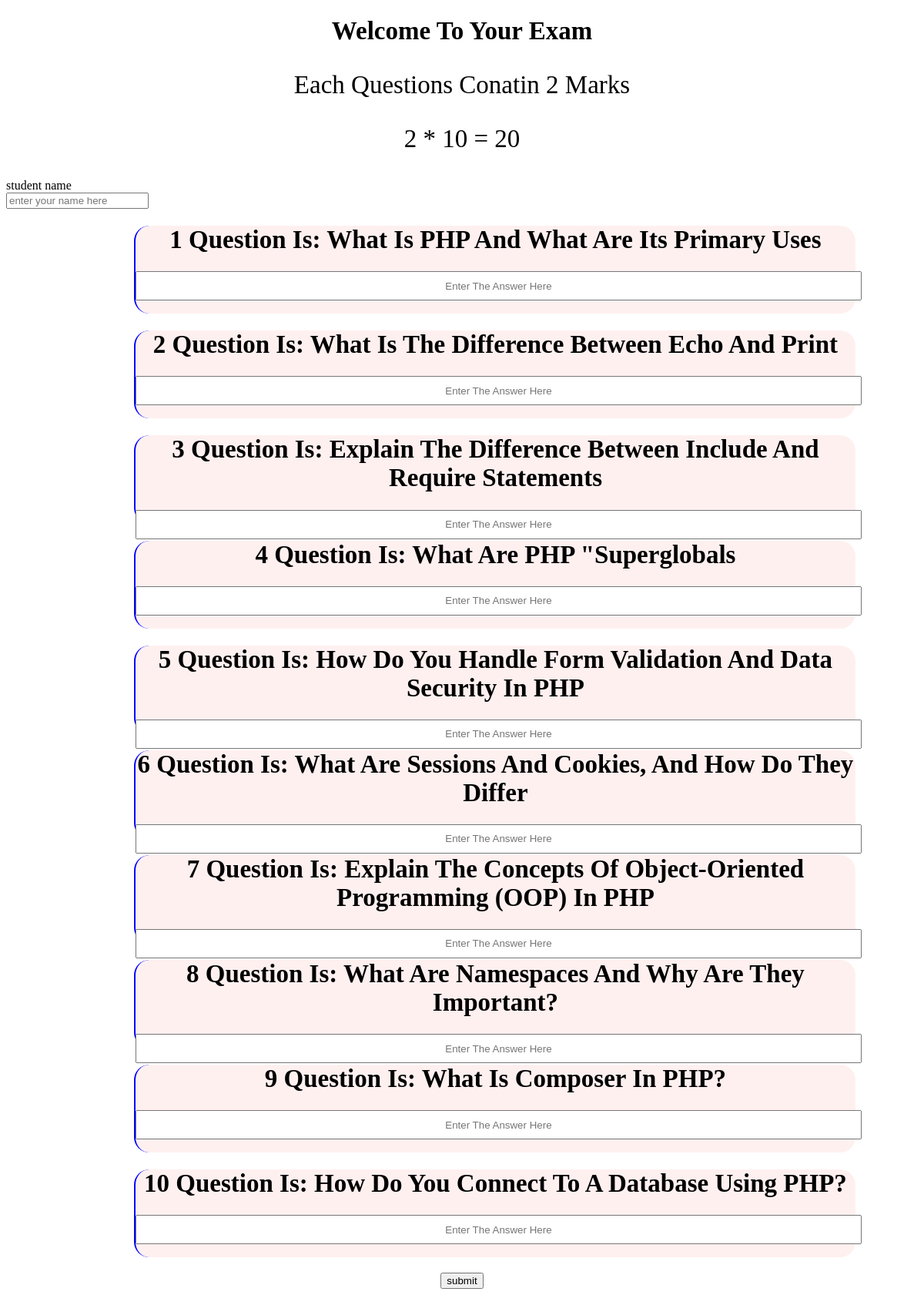
The app's page /exam_question.php with its own data.
### tables this page shows
CREATE TABLE `exam` (
  `id` int(11) NOT NULL,
  `question_1` varchar(255) NOT NULL,
  `question_2` varchar(255) NOT NULL,
  `question_3` varchar(255) NOT NULL,
  `question_4` varchar(255) NOT NULL,
  `question_5` varchar(255) NOT NULL,
  `question_6` varchar(255) NOT NULL,
  `question_7` varchar(255) NOT NULL,
  `question_8` varchar(255) NOT NULL,
  `question_9` varchar(255) NOT NULL,
  `question_10` varchar(255) NOT NULL,
  `created_at` timestamp NOT NULL DEFAULT current_timestamp()
);

### tempphp1.php (called while the page is built, shortened)
<?php
$conn    = mysqli_connect("localhost","root","","school");
$sql = "SELECT *  FROM exam";
$result = mysqli_query($conn,$sql);
$row =  mysqli_fetch_assoc($result)
?>

### exam_question.php (the view, shortened to what this page needs)
<!DOCTYPE html>
<html lang="en">
<head>
</head>
<body>
    <h1>
        welcome to your exam
    </h1>
    <p>each questions conatin 2 marks </p>
    <p> 2 * 10 = 20</p>
<label for="">student name</label>
<?php
echo "<form action='phptemp2.php' method='POST'>";
echo "<input type='text' name='student_id' id='student_name' placeholder='enter your name here' required>";
for($i =1;$i<=10;$i++){
    include "tempphp1.php";
    echo "<div class='question'>";
    echo "<h1>$i question is: " . $row["question_$i"] ."</h1>";
    echo "<input type='text' name='answer_$i' id='hh' placeholder='enter the answer here'>";
    echo "</div>";
}
echo "<div style='text-align:center;margin-top:20px;'><button type='submit'>submit</button></div>";
echo "</form>";
?>
</body>
</html>

### exam_question.php (style rules this page uses)
h1,p { font-size: 33px; text-align: center; text-transform: capitalize; }
#hh { display: flex; justify-content: center; text-align: center; position: relative; align-items: center; height: 32px; text-transform: capitalize; width: 100%; }
.question { background: #fff0f0; height: 114px; width: 79%; position: relative; text-align: center; border-radius: 20px; left: 14%; border-left: 2px solid blue; }

### records on screen
exam: question_1 "What Is PHP And What Are Its Primary Uses", question_2 "What Is The Difference Between Echo And Print", question_3 "Explain The Difference Between Include And Require Statements", question_4 "What Are PHP \"superglobals", question_5 "How Do You Handle Form Validation And Data Security In PHP", question_6 "What Are Sessions And Cookies, And How Do They Differ", question_7 "Explain The Concepts Of Object-Oriented Programming (OOP) In PHP", question_8 "What Are Namespaces And Why Are They Important?", question_9 "What Is Composer In PHP?", question_10 "How Do You Connect To A Database Using PHP?"
